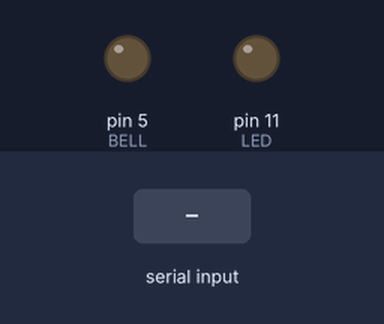
The sketch below on a simulated Arduino Uno, built with avr-gcc and run on an emulated ATmega328P. Parts: output pins drawn as LEDs (lit = HIGH). The test bench sets the inputs (shaded band).

Above: at 1.2 s.
1.3 s: "D" received over Serial
Timing chart, 0 to 4.3 s (numbered marks = the images above; inputs shaded):
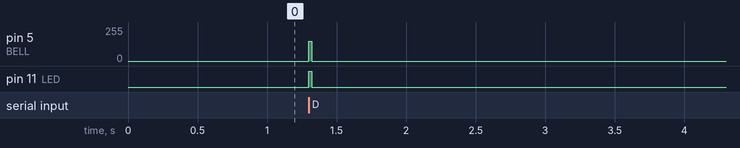

Measured:
- after the input at 1.3 s, pin 5 (BELL): 0/255 → 150/255 at once, → 0/255 0.02 s later; pin 11 (LED): LOW → HIGH at once, → LOW 0.02 s later

The sketch:

doorbell.ino
```cpp
/*
 * ********* Doorbell Basic BELL ********
 * requires pre-paired XBee Radios
 * and the BUTTON program on the receiving end
 * by Rob Faludi http://faludi.com
 */

#define VERSION "1.00a0"

int LED  = 11;
int BELL = 5;


void setup() {
  pinMode(BELL, OUTPUT);
  pinMode(LED, OUTPUT);

  Serial.begin(9600);
}


void loop() {
  // look for a capital D over the serial port and ring the bell if found
  if (Serial.available() > 0) {
    if (Serial.read() == 'D'){
      digitalWrite(LED, HIGH);
      analogWrite(BELL, 150);
      delay(20);
      digitalWrite(BELL, LOW);
      digitalWrite(LED, LOW);
    }
  }
}
```
